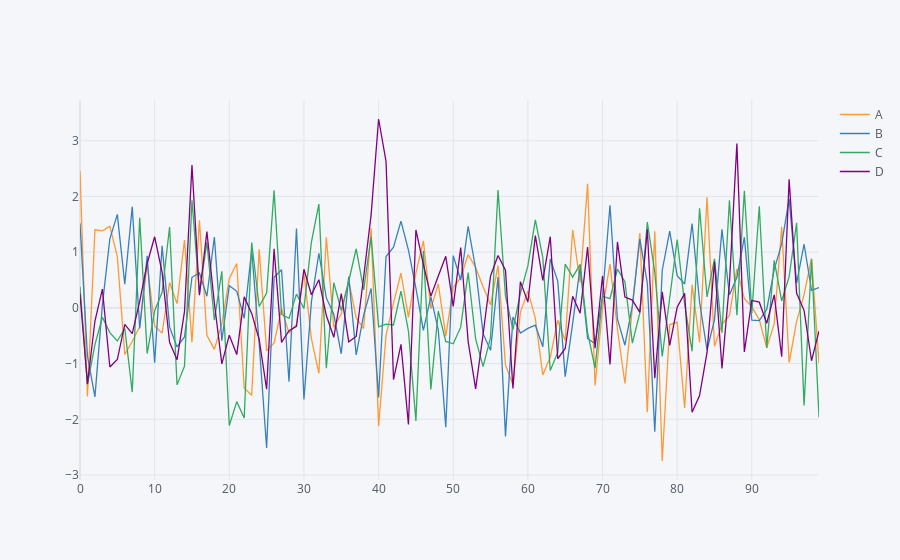

Notebook code cell kept with this figure:
### Code cell
# plotly interactive plot
df.iplot()
